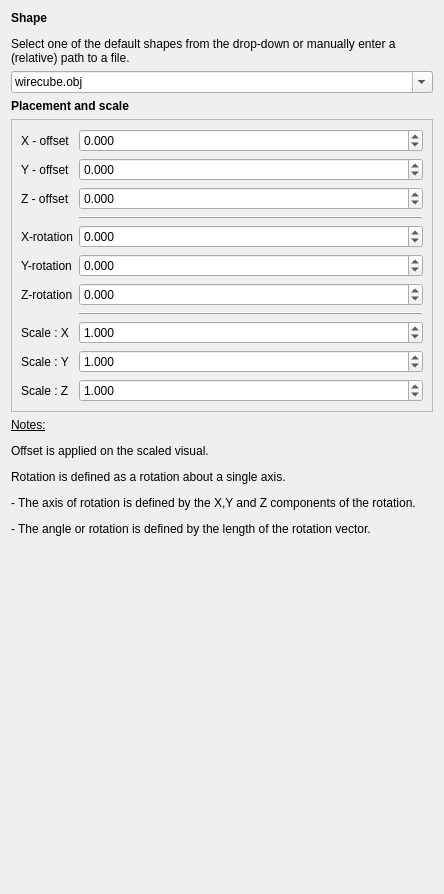
<?xml version="1.0" encoding="UTF-8"?>
<ui version="4.0">
 <class>widget_axis</class>
 <widget class="QWidget" name="widget_axis">
  <property name="geometry">
   <rect>
    <x>0</x>
    <y>0</y>
    <width>444</width>
    <height>894</height>
   </rect>
  </property>
  <property name="windowTitle">
   <string>Form</string>
  </property>
  <property name="locale">
   <locale language="English" country="UnitedStates"/>
  </property>
  <layout class="QVBoxLayout" name="verticalLayout">
   <item>
    <widget class="QLabel" name="label_12">
     <property name="text">
      <string>&lt;html&gt;&lt;head/&gt;&lt;body&gt;&lt;p&gt;&lt;span style=&quot; font-weight:600;&quot;&gt;Shape&lt;/span&gt;&lt;/p&gt;&lt;p&gt;Select one of the default shapes from the drop-down or manually enter a (relative) path to a file.&lt;/p&gt;&lt;/body&gt;&lt;/html&gt;</string>
     </property>
     <property name="wordWrap">
      <bool>true</bool>
     </property>
    </widget>
   </item>
   <item>
    <widget class="QComboBox" name="comboBox">
     <property name="editable">
      <bool>true</bool>
     </property>
     <item>
      <property name="text">
       <string>wirecube.obj</string>
      </property>
     </item>
    </widget>
   </item>
   <item>
    <widget class="QLabel" name="label_7">
     <property name="text">
      <string>&lt;html&gt;&lt;head/&gt;&lt;body&gt;&lt;p&gt;&lt;span style=&quot; font-weight:600;&quot;&gt;Placement and scale&lt;/span&gt;&lt;/p&gt;&lt;/body&gt;&lt;/html&gt;</string>
     </property>
     <property name="wordWrap">
      <bool>true</bool>
     </property>
    </widget>
   </item>
   <item>
    <widget class="QFrame" name="frame">
     <property name="sizePolicy">
      <sizepolicy hsizetype="Preferred" vsizetype="Fixed">
       <horstretch>0</horstretch>
       <verstretch>0</verstretch>
      </sizepolicy>
     </property>
     <property name="frameShape">
      <enum>QFrame::StyledPanel</enum>
     </property>
     <property name="frameShadow">
      <enum>QFrame::Raised</enum>
     </property>
     <layout class="QFormLayout" name="formLayout">
      <item row="0" column="0">
       <widget class="QLabel" name="label">
        <property name="text">
         <string>X - offset</string>
        </property>
       </widget>
      </item>
      <item row="0" column="1">
       <widget class="QDoubleSpinBox" name="doubleSpinBox_1">
        <property name="sizePolicy">
         <sizepolicy hsizetype="Preferred" vsizetype="Fixed">
          <horstretch>0</horstretch>
          <verstretch>0</verstretch>
         </sizepolicy>
        </property>
        <property name="decimals">
         <number>3</number>
        </property>
        <property name="minimum">
         <double>-999999999999.000000000000000</double>
        </property>
        <property name="maximum">
         <double>99999999999999.000000000000000</double>
        </property>
       </widget>
      </item>
      <item row="1" column="0">
       <widget class="QLabel" name="label_2">
        <property name="text">
         <string>Y - offset</string>
        </property>
       </widget>
      </item>
      <item row="1" column="1">
       <widget class="QDoubleSpinBox" name="doubleSpinBox_2">
        <property name="sizePolicy">
         <sizepolicy hsizetype="Preferred" vsizetype="Fixed">
          <horstretch>0</horstretch>
          <verstretch>0</verstretch>
         </sizepolicy>
        </property>
        <property name="decimals">
         <number>3</number>
        </property>
        <property name="minimum">
         <double>-999999999999.000000000000000</double>
        </property>
        <property name="maximum">
         <double>99999999999999.000000000000000</double>
        </property>
       </widget>
      </item>
      <item row="2" column="0">
       <widget class="QLabel" name="label_3">
        <property name="text">
         <string>Z - offset</string>
        </property>
       </widget>
      </item>
      <item row="2" column="1">
       <widget class="QDoubleSpinBox" name="doubleSpinBox_3">
        <property name="sizePolicy">
         <sizepolicy hsizetype="Preferred" vsizetype="Fixed">
          <horstretch>0</horstretch>
          <verstretch>0</verstretch>
         </sizepolicy>
        </property>
        <property name="decimals">
         <number>3</number>
        </property>
        <property name="minimum">
         <double>-999999999999.000000000000000</double>
        </property>
        <property name="maximum">
         <double>99999999999999.000000000000000</double>
        </property>
       </widget>
      </item>
      <item row="3" column="0">
       <widget class="QFrame" name="frame_2">
        <property name="frameShape">
         <enum>QFrame::HLine</enum>
        </property>
        <property name="frameShadow">
         <enum>QFrame::Raised</enum>
        </property>
       </widget>
      </item>
      <item row="3" column="1">
       <widget class="QFrame" name="frame_4">
        <property name="frameShape">
         <enum>QFrame::HLine</enum>
        </property>
        <property name="frameShadow">
         <enum>QFrame::Raised</enum>
        </property>
       </widget>
      </item>
      <item row="4" column="0">
       <widget class="QLabel" name="label_4">
        <property name="text">
         <string>X-rotation</string>
        </property>
       </widget>
      </item>
      <item row="4" column="1">
       <widget class="QDoubleSpinBox" name="doubleSpinBox_4">
        <property name="sizePolicy">
         <sizepolicy hsizetype="Preferred" vsizetype="Fixed">
          <horstretch>0</horstretch>
          <verstretch>0</verstretch>
         </sizepolicy>
        </property>
        <property name="decimals">
         <number>3</number>
        </property>
        <property name="minimum">
         <double>-999999999999.000000000000000</double>
        </property>
        <property name="maximum">
         <double>99999999999999.000000000000000</double>
        </property>
       </widget>
      </item>
      <item row="5" column="0">
       <widget class="QLabel" name="label_5">
        <property name="text">
         <string>Y-rotation</string>
        </property>
       </widget>
      </item>
      <item row="5" column="1">
       <widget class="QDoubleSpinBox" name="doubleSpinBox_5">
        <property name="sizePolicy">
         <sizepolicy hsizetype="Preferred" vsizetype="Fixed">
          <horstretch>0</horstretch>
          <verstretch>0</verstretch>
         </sizepolicy>
        </property>
        <property name="decimals">
         <number>3</number>
        </property>
        <property name="minimum">
         <double>-999999999999.000000000000000</double>
        </property>
        <property name="maximum">
         <double>99999999999999.000000000000000</double>
        </property>
       </widget>
      </item>
      <item row="6" column="0">
       <widget class="QLabel" name="label_6">
        <property name="text">
         <string>Z-rotation</string>
        </property>
       </widget>
      </item>
      <item row="6" column="1">
       <widget class="QDoubleSpinBox" name="doubleSpinBox_6">
        <property name="sizePolicy">
         <sizepolicy hsizetype="Preferred" vsizetype="Fixed">
          <horstretch>0</horstretch>
          <verstretch>0</verstretch>
         </sizepolicy>
        </property>
        <property name="decimals">
         <number>3</number>
        </property>
        <property name="minimum">
         <double>-999999999999.000000000000000</double>
        </property>
        <property name="maximum">
         <double>99999999999999.000000000000000</double>
        </property>
       </widget>
      </item>
      <item row="7" column="0">
       <widget class="QFrame" name="frame_6">
        <property name="frameShape">
         <enum>QFrame::HLine</enum>
        </property>
        <property name="frameShadow">
         <enum>QFrame::Raised</enum>
        </property>
       </widget>
      </item>
      <item row="7" column="1">
       <widget class="QFrame" name="frame_5">
        <property name="frameShape">
         <enum>QFrame::HLine</enum>
        </property>
        <property name="frameShadow">
         <enum>QFrame::Raised</enum>
        </property>
       </widget>
      </item>
      <item row="8" column="0">
       <widget class="QLabel" name="label_9">
        <property name="text">
         <string>Scale : X</string>
        </property>
       </widget>
      </item>
      <item row="8" column="1">
       <widget class="QDoubleSpinBox" name="doubleSpinBox_7">
        <property name="sizePolicy">
         <sizepolicy hsizetype="Preferred" vsizetype="Fixed">
          <horstretch>0</horstretch>
          <verstretch>0</verstretch>
         </sizepolicy>
        </property>
        <property name="decimals">
         <number>3</number>
        </property>
        <property name="minimum">
         <double>-999999999999.000000000000000</double>
        </property>
        <property name="maximum">
         <double>99999999999999.000000000000000</double>
        </property>
        <property name="value">
         <double>1.000000000000000</double>
        </property>
       </widget>
      </item>
      <item row="9" column="0">
       <widget class="QLabel" name="label_11">
        <property name="text">
         <string>Scale : Y</string>
        </property>
       </widget>
      </item>
      <item row="9" column="1">
       <widget class="QDoubleSpinBox" name="doubleSpinBox_8">
        <property name="sizePolicy">
         <sizepolicy hsizetype="Preferred" vsizetype="Fixed">
          <horstretch>0</horstretch>
          <verstretch>0</verstretch>
         </sizepolicy>
        </property>
        <property name="decimals">
         <number>3</number>
        </property>
        <property name="minimum">
         <double>-999999999999.000000000000000</double>
        </property>
        <property name="maximum">
         <double>99999999999999.000000000000000</double>
        </property>
        <property name="value">
         <double>1.000000000000000</double>
        </property>
       </widget>
      </item>
      <item row="10" column="0">
       <widget class="QLabel" name="label_10">
        <property name="text">
         <string>Scale : Z</string>
        </property>
       </widget>
      </item>
      <item row="10" column="1">
       <widget class="QDoubleSpinBox" name="doubleSpinBox_9">
        <property name="sizePolicy">
         <sizepolicy hsizetype="Preferred" vsizetype="Fixed">
          <horstretch>0</horstretch>
          <verstretch>0</verstretch>
         </sizepolicy>
        </property>
        <property name="decimals">
         <number>3</number>
        </property>
        <property name="minimum">
         <double>-999999999999.000000000000000</double>
        </property>
        <property name="maximum">
         <double>99999999999999.000000000000000</double>
        </property>
        <property name="value">
         <double>1.000000000000000</double>
        </property>
       </widget>
      </item>
     </layout>
    </widget>
   </item>
   <item>
    <widget class="QLabel" name="label_8">
     <property name="text">
      <string>&lt;html&gt;&lt;head/&gt;&lt;body&gt;&lt;p&gt;&lt;span style=&quot; text-decoration: underline;&quot;&gt;Notes:&lt;/span&gt;&lt;/p&gt;&lt;p&gt;Offset is applied on the scaled visual.&lt;/p&gt;&lt;p&gt;Rotation is defined as a rotation about a single axis.&lt;/p&gt;&lt;p&gt;- The axis of rotation is defined by the X,Y and Z components of the rotation.&lt;/p&gt;&lt;p&gt;- The angle or rotation is defined by the length of the rotation vector.&lt;/p&gt;&lt;/body&gt;&lt;/html&gt;</string>
     </property>
     <property name="wordWrap">
      <bool>true</bool>
     </property>
    </widget>
   </item>
   <item>
    <spacer name="verticalSpacer">
     <property name="orientation">
      <enum>Qt::Vertical</enum>
     </property>
     <property name="sizeHint" stdset="0">
      <size>
       <width>20</width>
       <height>163</height>
      </size>
     </property>
    </spacer>
   </item>
  </layout>
 </widget>
 <resources/>
 <connections/>
</ui>
